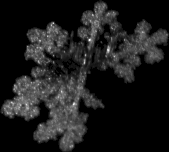
%> input picture 3d/triplets/2015.02.23_20.13.27_flake_18829_cam_1.png, 169 x 152 px
$ octave test.m   (GNU Octave 9; MATLAB toolbox functions it lacks are replaced by stand-ins)
%> lines starting %> are read from the running program, lines starting %| are printed output that depends on the picture; in (x1, y1, x2, y2) boxes, pixels count from 0 and x2, y2 are one past the last pixel; in counts of white or black regions, pixels touching at a corner belong together; the program's own positions count from 1
### 3d/square_center.m
function im_out = square_center(im_in,max_dim)

    if size(im_in,1) > max_dim || size(im_in,1) > max_dim
        fprintf('error : input image is larger than max_dim, original image returned \n');
        im_out = im_in;
        return;
    end

    n = 1;
    im_out = im_in;
       while size(im_out,2) < max_dim
           new_column = zeros(size(im_out,1),1);
           if mod(n,2) == 1
               im_out = [im_out new_column];
           else
               im_out = [new_column im_out];
           end
           n = n + 1;
       end

    n = 1;
    while size(im_out,1) < max_dim
       new_line = zeros(1,size(im_out,2));
       if mod(n,2) == 1
           im_out = [im_out; new_line];
       else
           im_out = [new_line; im_out];
       end
       n = n + 1;
    end


end

### 3d/test.m
% 3d reconstruction tests
clearvars; close all;

im_mid = imread('triplets/2015.02.23_20.13.27_flake_18829_cam_1.png');
%> im_mid is the input picture: size 152x169 uint8; min 0, max 255, mean 28.8
w_mid = size(im_mid,2);
%> w_mid = 169
h_mid = size(im_mid,1);
%> h_mid = 152

im_left = imread('triplets/2015.02.23_20.13.27_flake_18829_cam_0.png');
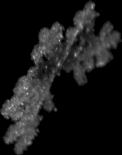
%> input picture 3d/triplets/2015.02.23_20.13.27_flake_18829_cam_0.png, 122 x 155 px
%> im_left is the input picture: size 155x122 uint8; min 0, max 196, mean 25.4
w_left = size(im_left,2);
%> w_left = 122
h_left = size(im_left,1);
%> h_left = 155

im_right = imread('triplets/2015.02.23_20.13.27_flake_18829_cam_2.png');
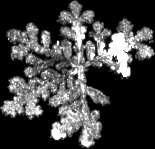
%> input picture 3d/triplets/2015.02.23_20.13.27_flake_18829_cam_2.png, 155 x 149 px
%> im_right is the input picture: size 149x155 uint8; min 0, max 255, mean 65.5
w_right = size(im_right,2);
%> w_right = 155
h_right = size(im_right,1);
%> h_right = 149

% square centering images
max_dim = max([h_left,h_mid,h_right,w_left,w_mid,w_right]);
%> max_dim = 169
im_mid_sq = square_center(im_mid,max_dim);
%> after the loop in square_center, `while size(im_out,2) < max_dim`: n = 1
im_left_sq = square_center(im_left,max_dim);
%> call 2 of square_center, with max_dim = 169
%> after the loop in square_center (call 2), `while size(im_out,1) < max_dim`:
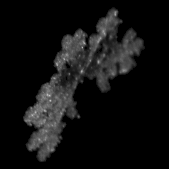
%> im_out: size 169x169 uint8; min 0, max 196, mean 16.8
im_right_sq = square_center(im_right,max_dim);
%> call 3 of square_center, with max_dim = 169
%> after the loop in square_center (call 3), `while size(im_out,2) < max_dim`:
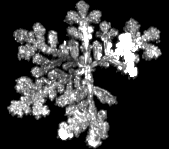
%> im_out: size 149x169 uint8; min 0, max 255, mean 60.1
%> after the loop in square_center (call 3), `while size(im_out,1) < max_dim`:
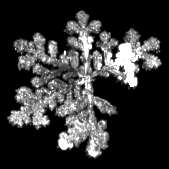
%> im_out: size 169x169 uint8; min 0, max 255, mean 53

% silhouettes
bw_mid = logical(im_mid_sq > 0);
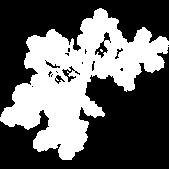
%> bw_mid: size 169x169 logical; 38.9% white; 2 white regions (1 under 20 px), largest, box (x1, y1, x2, y2) and area: (0, 8, 169, 160) 11095
bw_left = logical(im_left_sq > 0);
%> bw_left: size 169x169 logical; 24.9% white; 1 white region, box (x1, y1, x2, y2) and area: (23, 7, 145, 162) 7118
bw_right = logical(im_right_sq > 0);
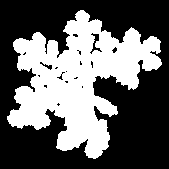
%> bw_right: size 169x169 logical; 39.4% white; 1 white region, box (x1, y1, x2, y2) and area: (7, 10, 162, 159) 11255

% the cube
hull_mid = ones(max_dim,max_dim,100);
%hull_mid(10:100,10:100,10:100) = 2;

% extrusion of the middle image
for k=1:size(hull_mid,3)
    slice = hull_mid(:,:,k);
    slice(bw_mid==0) = 0;
    hull_mid(:,:,k) = slice;
end
hull_mid(:,:,1) = 0;
hull_mid(:,:,end) = 0;

% rotate middle image -36 degree
theta = 36;
M_rot = [cos(theta), -sin(theta), 0; ...
    sin(theta), cos(theta), 0; ...
    0, 0, 1];
hull_mid_swapped_dim = permute(hull_mid,[3,2,1]);
%> (the run ends here)
